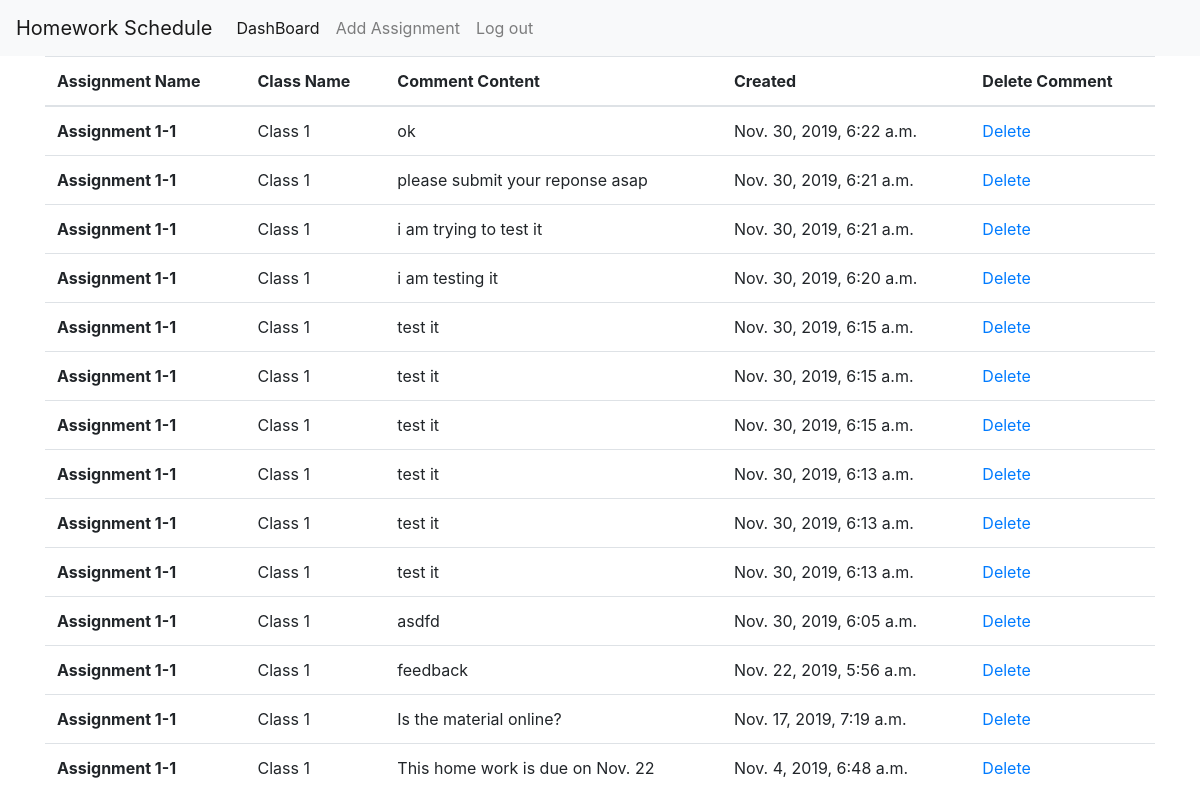
The page /comments/ (signed in) on the database as committed earlier.
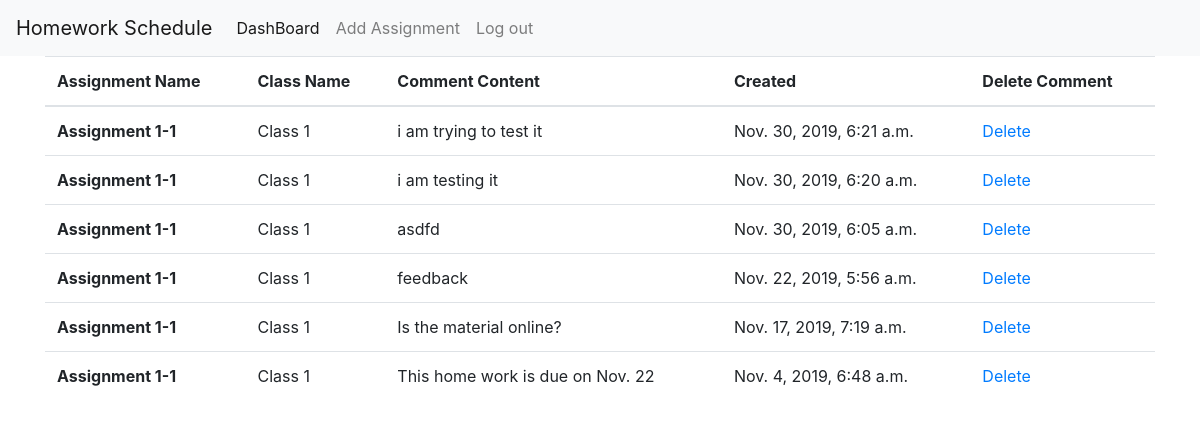
The same page on the database as committed later.
### homeworkScheduleWeb/models.py (models this page shows, shortened)
class Comment(models.Model):
    content = models.TextField(default='', null=False)
    assignment_id = models.ForeignKey('Assignment', related_name='comments', on_delete=models.CASCADE, null=False)
    status = models.CharField(max_length=1, default='1', null=False)
    created = models.DateTimeField(auto_now_add=True, blank=True)
    user_id = models.ForeignKey(User, on_delete=models.CASCADE, null=True)

class Assignment(models.Model):
    name = models.TextField(default='', null=False)
    content = models.TextField(default='', null=False)
    class_id = models.ForeignKey('ClassName', on_delete=models.CASCADE, null=False)

class ClassName(models.Model):
    name = models.TextField(default='', null=False)

### homeworkScheduleWeb/views.py (the view)
# urls.py: url('^comments/', login_required(comments_view)),
def comments_view(request):
    comments = list(Comment.objects.all().order_by('-id'))
    data = {'comments': comments}
    return render(request, 'comments.html', data)

### templates/comments.html (shortened to what this page needs)
<!doctype html>
<html lang="en">
  <head>
    <link rel="stylesheet" href="https://stackpath.bootstrapcdn.com/bootstrap/4.1.3/css/bootstrap.min.css">
  </head>
  <body>
    {% include "nav.html" %}
    <div class="container">
        <table class="table">
          <thead>
            <tr>
              <th scope="col">Assignment Name</th>
              <th scope="col">Class Name</th>
              <th scope="col">Comment Content</th>
              <th scope="col">Created </th>
              <th scope="col">Delete Comment </th>
            </tr>
          </thead>
          <tbody>
            {% for comment in comments %}
            <tr>
              <th scope="row"> {{ comment.assignment_id.name}}</th>
              <td> {{ comment.assignment_id.class_id.name}}</td>
              <td>{{ comment.content}}</a></td>
                <td>{{ comment.created }}</td>
                <td><a href="/delete_comment/{{comment.id }}"> Delete</a></td>
            </tr>
            {% endfor %}
          </tbody>
        </table>
    </div>
  </body>
</html>

Rows that differ between the two databases and show on the page:
removed Comment: assignment_id.name "Assignment 1-1", assignment_id.class_id.name "Class 1", content "ok", created "Nov. 30, 2019, 6:22 a.m."
removed Comment: assignment_id.name "Assignment 1-1", assignment_id.class_id.name "Class 1", content "please submit your reponse asap", created "Nov. 30, 2019, 6:21 a.m."
removed Comment: assignment_id.name "Assignment 1-1", assignment_id.class_id.name "Class 1", content "test it", created "Nov. 30, 2019, 6:15 a.m."
removed Comment: assignment_id.name "Assignment 1-1", assignment_id.class_id.name "Class 1", content "test it", created "Nov. 30, 2019, 6:15 a.m."
removed Comment: assignment_id.name "Assignment 1-1", assignment_id.class_id.name "Class 1", content "test it", created "Nov. 30, 2019, 6:15 a.m."
removed Comment: assignment_id.name "Assignment 1-1", assignment_id.class_id.name "Class 1", content "test it", created "Nov. 30, 2019, 6:13 a.m."
removed Comment: assignment_id.name "Assignment 1-1", assignment_id.class_id.name "Class 1", content "test it", created "Nov. 30, 2019, 6:13 a.m."
removed Comment: assignment_id.name "Assignment 1-1", assignment_id.class_id.name "Class 1", content "test it", created "Nov. 30, 2019, 6:13 a.m."
